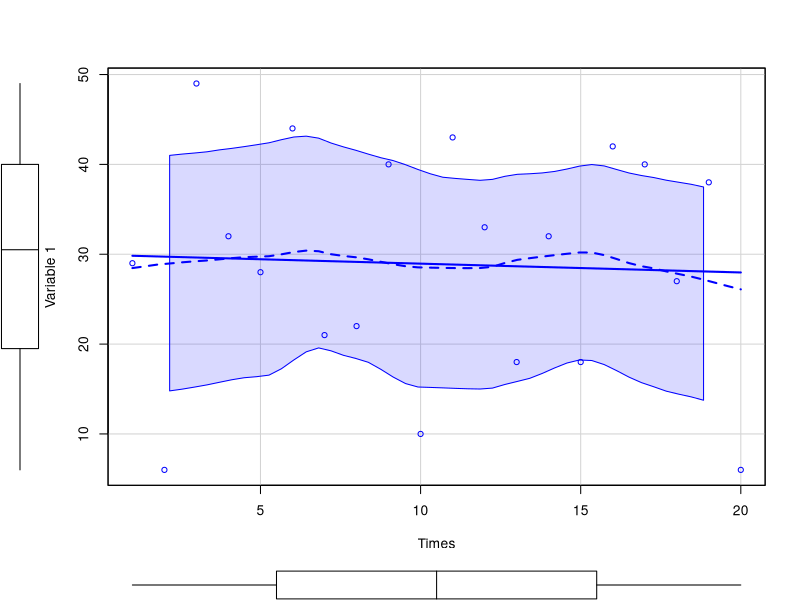
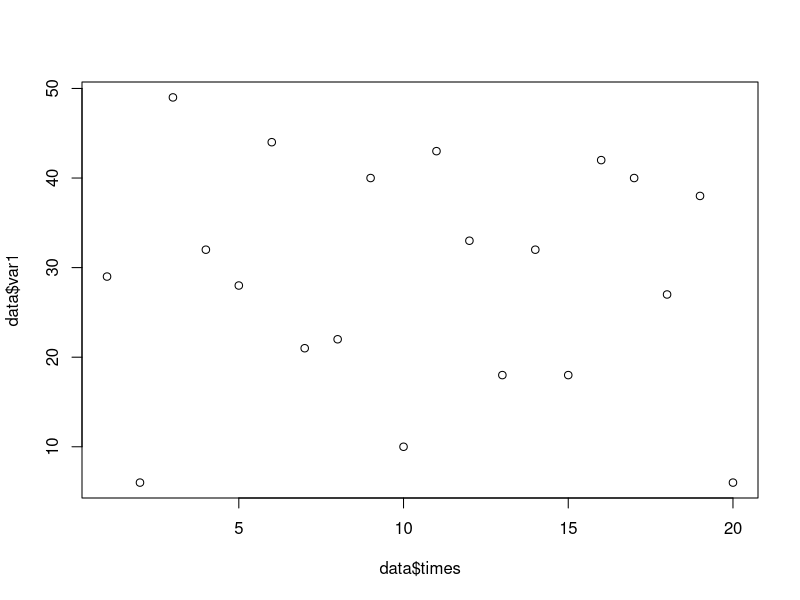
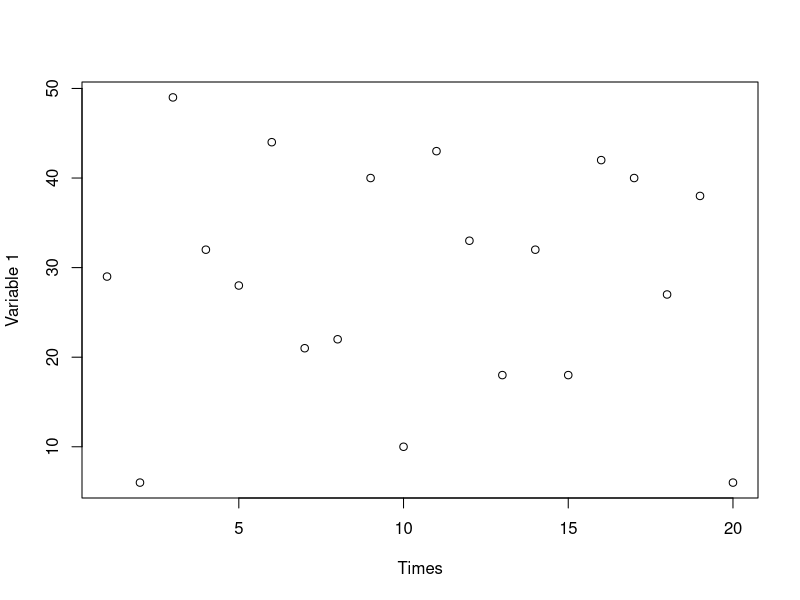
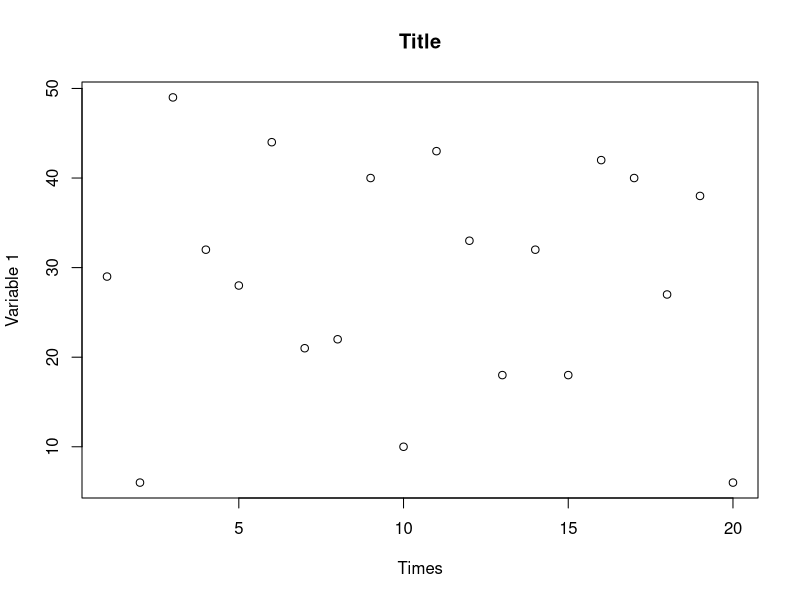
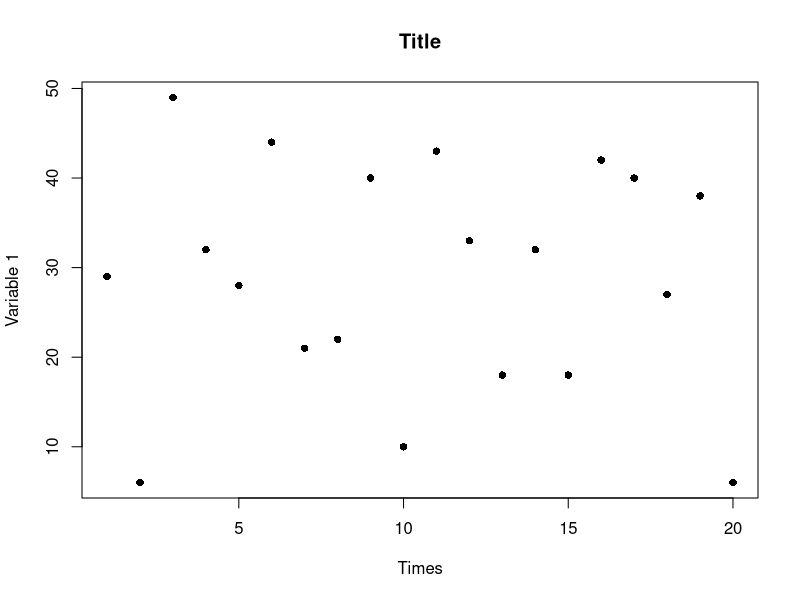
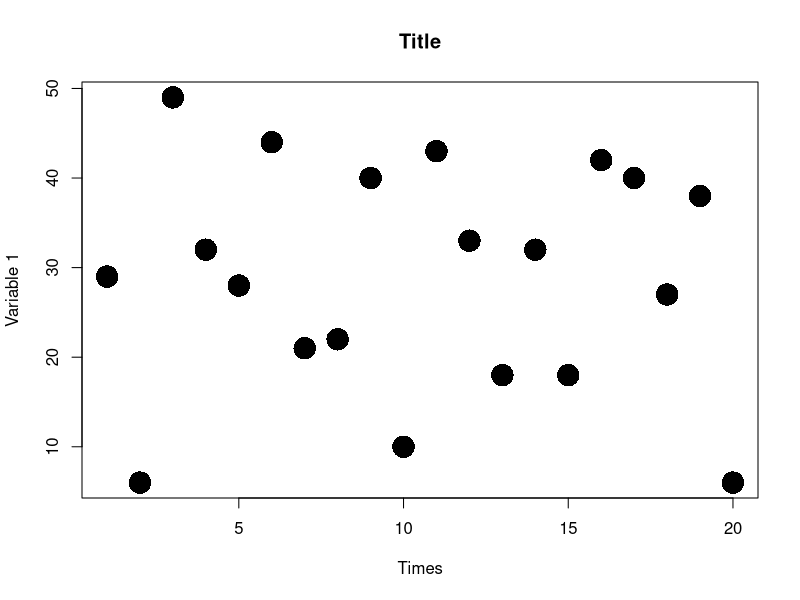
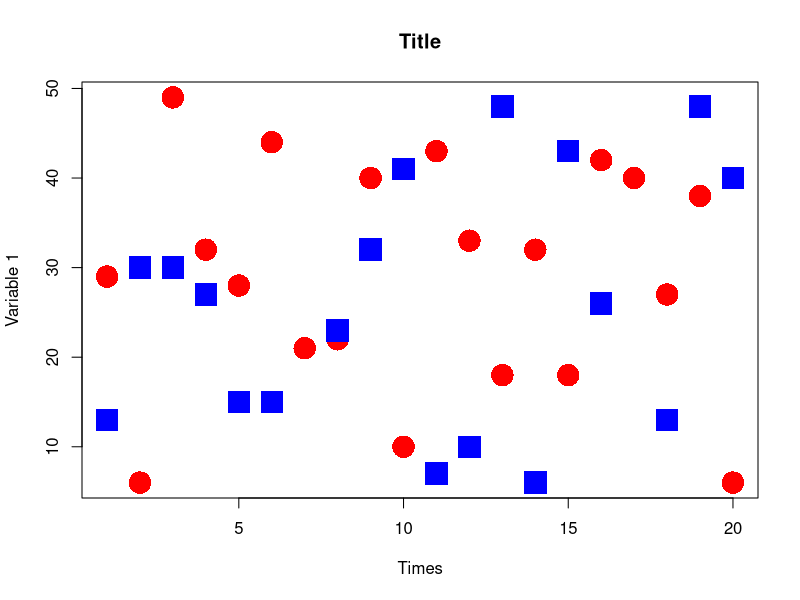
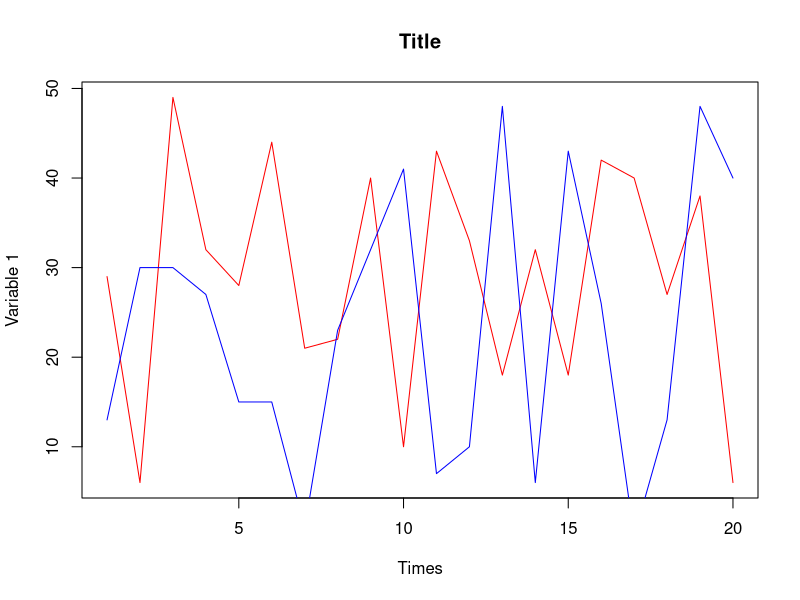

The R source for these figures, in order: (Note: this script raises an error after producing the figures.)
 #Librerias necesarias para realizar todo el ejercicio. Si no están disponibles hay que instalarlas
#empleando el commando >>> install.package("nombre_de_librería_faltante", dependecies=TRUE)
library(gdata)

#importar los datos desde el archivo de texto a R
data <-read.table("L02_data.txt", sep=",",header=TRUE )

print(data) #Para visualizar los datos importados
str(data) #para ver un ejemplo del archivo cargado
summary(data) #muestra estadisticas de los datos cargados

# GRAFICOS CON R
##El primero es mediante la funcion scatterplot de la libreria CAR
library(car)
scatterplot(var1~times, reg.line=lm, smooth=TRUE, spread=TRUE, boxplots='xy', span=0.5, xlab="Times", ylab="Variable 1", data=data)

##Graficos simples
plot(data$times,data$var1)

##Modificando graficos simples
plot(data$times,data$var1,xlab="Times",ylab="Variable 1")       #Agregar rotulos de ejes
plot(data$times,data$var1,xlab="Times",ylab="Variable 1",main="Title")	#gregar un titulo al grafico
plot(data$times,data$var1,xlab="Times",ylab="Variable 1",main="Title",pch=16)   #cambiar el simbolo usado
                                                                                #http://voteview.com/symbols_pch.htm
                                                                                #En esa dirección se puede encontrar 
                                                                                #todos los posibles simbolos que pueden
                                                                                #ser usados con la opcion pch
plot(data$times,data$var1,xlab="Times",ylab="Variable 1",main="Title",pch=16,cex=3)	#cambia el tamanio del simbolo
plot(data$times,data$var1,xlab="Times",ylab="Variable 1",main="Title",pch=16,cex=3,col="red")	#cambia el color del simbolo
points(data$times,data$var2,pch=15,cex=3,col="blue")	#Agrega una segunda serie de puntos al grafico actual
plot(data$times,data$var1,xlab="Times",ylab="Variable 1",main="Title",col="red",type="l") #cambiar a lineas en vez de puntos
lines(data$times,data$var2,col="blue")


#multiples graficos
par(mfrow=c(2,1))    #2 filas y 1 columna
plot(data$times,data$var1,xlab="Times",ylab="Variable 1",main="Title",pch=16,cex=3,col="red")
points(data$times,data$var2,pch=15,cex=3,col="blue")

plot(data$times,data$var1,xlab="Times",ylab="Variable 1",main="Title",col="red",type="l")
lines(data$times,data$var2,col="blue")

#Agregar una leyenda
plot(data$times,data$var1,xlab="Times",ylab="Variable 1",main="Title",pch=16,cex=1,col="red")
points(data$times,data$var2,pch=15,cex=2,col="blue")

legVals<-c("variable 1", "variable 2")
legend(1,41,legend=legVals,pch=c(16,15),pt.cex=2,col=c("red","blue"))

#Funcion <<locator>> para ubicar objetos en cualquier parte del area de grafico
plot(data$times,data$var1,xlab="Times",ylab="Variable 1",main="Title",pch=16,cex=1,col="red")
points(data$times,data$var2,pch=15,cex=2,col="blue")

legVals<-c("variable 1", "variable 2")
legend(locator(1),legend=legVals,pch=c(16,15),pt.cex=2,col=c("red","blue"))

text(locator(1),"control", col="red")
